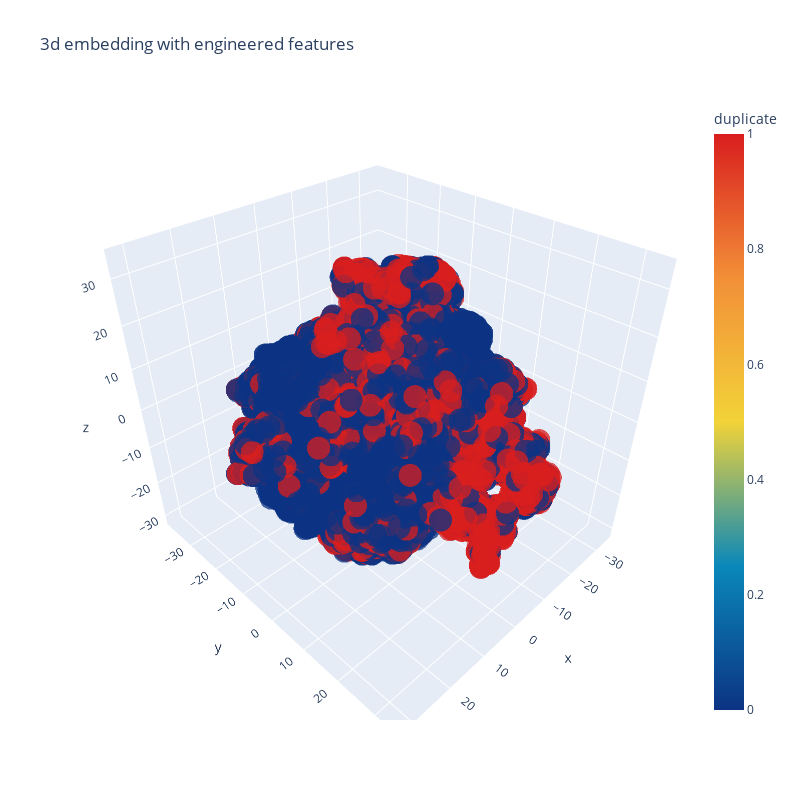

Notebook code for this chart:
### Code cell
import plotly.graph_objs as go
import plotly.tools as tls
import plotly.offline as py
py.init_notebook_mode(connected=True)

trace1 = go.Scatter3d(
    x=tsne3d[:,0],
    y=tsne3d[:,1],
    z=tsne3d[:,2],
    mode='markers',
    marker=dict(
        sizemode='diameter',
        color = y,
        colorscale = 'Portland',
        colorbar = dict(title = 'duplicate'),
        line=dict(color='rgb(255, 255, 255)'),
        opacity=0.75
    )
)

data=[trace1]
layout=dict(height=800, width=800, title='3d embedding with engineered features')
fig=dict(data=data, layout=layout)
py.iplot(fig, filename='3DBubble')

### Figure 1 — Plotly figure (JSON) as saved in the notebook; plotly's stock layout.template omitted (floating-point values rounded to 4 significant figures; data arrays with more than 128 entries replaced by an {"elided": "..."} marker saying what was removed)
{"data": [{"marker": {"color": {"elided": "30000 int values"}, "colorbar": {"title": {"text": "duplicate"}}, "colorscale": [[0.0, "rgb(12,51,131)"], [0.25, "rgb(10,136,186)"], [0.5, "rgb(242,211,56)"], [0.75, "rgb(242,143,56)"], [1.0, "rgb(217,30,30)"]], "line": {"color": "rgb(255, 255, 255)"}, "opacity": 0.75, "sizemode": "diameter"}, "mode": "markers", "x": {"elided": "30000 float values"}, "y": {"elided": "30000 float values"}, "z": {"elided": "30000 float values"}, "type": "scatter3d"}], "layout": {"height": 800, "title": {"text": "3d embedding with engineered features"}, "width": 800}}
